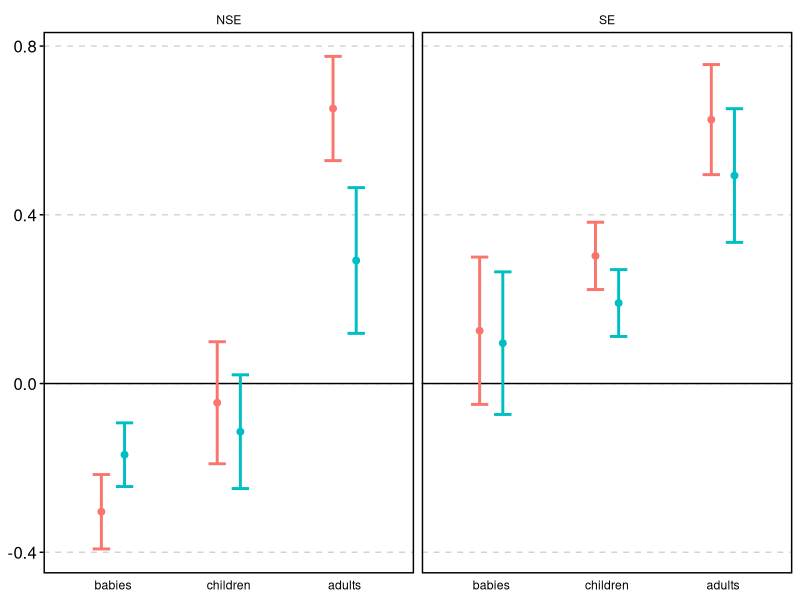
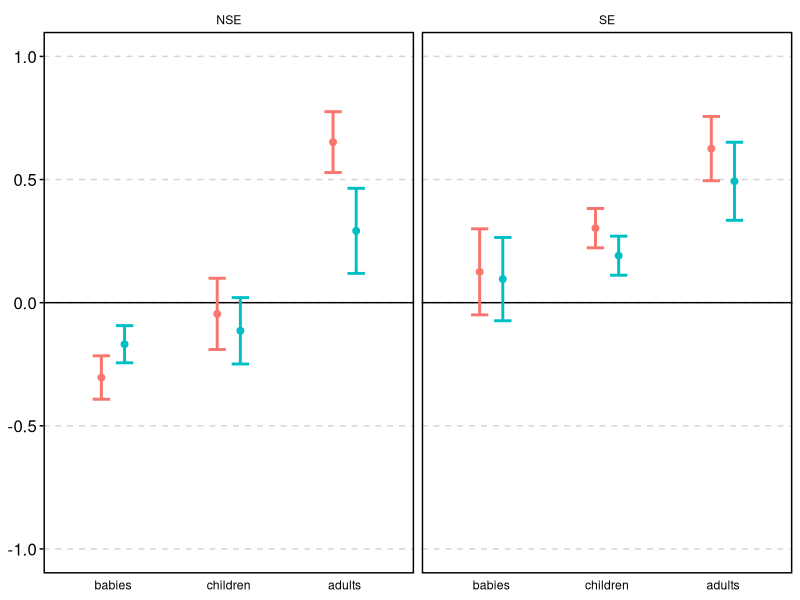
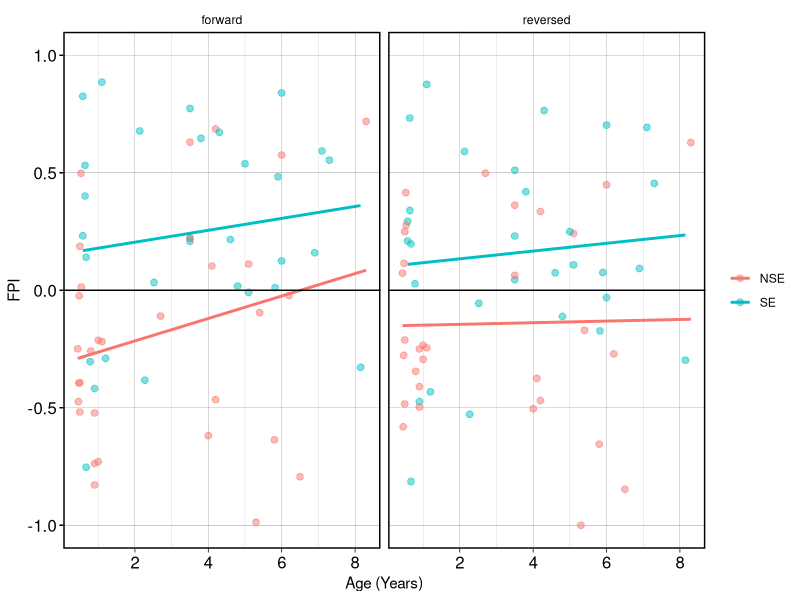
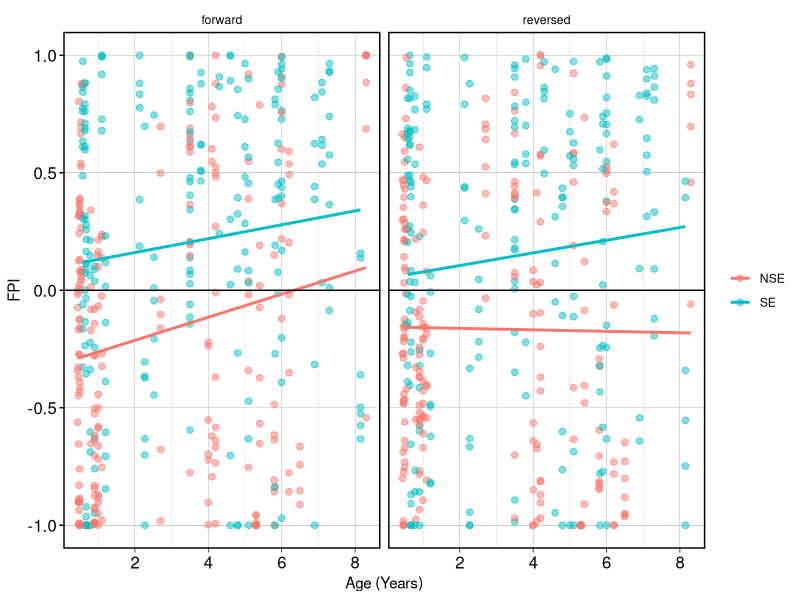

R code for these plots, in order: (Note: this script raises an error after producing the figures.)
## ---- chunk 1
library(tidyverse)

babies <- read_csv("fcr_chart_babies.csv")
children <- read_csv("fcr_chart_children.csv")

adults <- read_csv("fcr_chart_adults.csv") %>%
  rename(fcr_mean = mean,
         group = maingroup) %>%
  filter(group == 'Deaf Early' | group == 'Hearing Novice') %>%
  mutate(lang = if_else(group == 'Deaf Early', 'SE', 'NSE')) %>%
  mutate(group = 'adults')

df <- bind_rows(babies, children, adults) %>%
  mutate(group = fct_relevel(group, c('babies', 'children', 'adults')))
  
df %>%
  ggplot(aes(x = group, y = fcr_mean, color = direction)) +
  facet_wrap('lang') +
  geom_hline(yintercept = 0, size = 0.5) +
  geom_point(size = 2, position = position_dodge(width = 0.4)) +
  geom_errorbar(aes(ymin = fcr_mean - se, ymax = fcr_mean + se), 
                size = 1, 
                position = position_dodge(0.4), 
                width = 0.3) +
  theme_linedraw() +
  theme(
        panel.grid.minor.y = element_blank(),
        panel.grid.major.x = element_blank(),
        axis.title.y = element_blank(),
        axis.title.x = element_blank(),
        # axis.text.x = element_blank(),
        axis.ticks.x = element_blank(),
        panel.border = element_rect(size = 1),
        axis.ticks.y = element_line(size = 0.5),
        axis.text.y = element_text(size = 12),
        panel.grid.major.y = element_line(size = 0.5,
                                          color = "light gray",
                                          linetype = "dashed"),
        strip.background = element_blank(),
        strip.text = element_text(color = 'black')) +
  guides(color = FALSE, fill = FALSE)

df %>%
  ggplot(aes(x = group, y = fcr_mean, color = direction)) +
  facet_wrap('lang') +
  geom_hline(yintercept = 0, size = 0.5) +
  geom_point(size = 2, position = position_dodge(width = 0.4)) +
  geom_errorbar(aes(ymin = fcr_mean - se, ymax = fcr_mean + se), 
                size = 1, 
                position = position_dodge(0.4), 
                width = 0.3) +
  theme_linedraw() +
  theme(
        panel.grid.minor.y = element_blank(),
        panel.grid.major.x = element_blank(),
        axis.title.y = element_blank(),
        axis.title.x = element_blank(),
        # axis.text.x = element_blank(),
        axis.ticks.x = element_blank(),
        panel.border = element_rect(size = 1),
        axis.ticks.y = element_line(size = 0.5),
        axis.text.y = element_text(size = 12),
        panel.grid.major.y = element_line(size = 0.5,
                                          color = "light gray",
                                          linetype = "dashed"),
        strip.background = element_blank(),
        strip.text = element_text(color = 'black')) +
  guides(color = FALSE, fill = FALSE) +
  scale_y_continuous(limits = c(-1, 1))

## ---- chunk 2

# Import subject-level data 
babies_indiv <- read_csv("fcr_individual_values_babies.csv") %>%
  mutate(age = age/12)

children_indiv <- read_csv("fcr_individual_values_children.csv")

# adults_indiv <- read_csv("fcr_individual_values_adults.csv") %>%
#   rename(fcr = facechest,
#          group = maingroup,
#          name = participant) %>%
#   filter(group == 'Deaf Early' | group == 'Hearing Novice') %>%
#   mutate(lang = if_else(group == 'Deaf Early', 'SE', 'NSE')) %>%
#   mutate(group = 'adults')

# Combine datasets
everybody <- bind_rows(babies_indiv
                       , children_indiv
                       # , adults_indiv
                       )


everybody %>%
  ggplot(aes(x = age, y = fcr, color = lang)) +
  geom_point(alpha = 0.5, size = 2) +
  geom_smooth(method = 'lm', se = F) +
  scale_y_continuous(limits = c(-1, 1)) +
  geom_hline(yintercept = 0, size = 0.5) +
  labs(x = 'Age (Years)',
       y = 'FPI',
       color = NULL) +
  facet_wrap("direction") +
  theme_linedraw() +
    theme(
        panel.grid.minor.y = element_blank(),
        # panel.grid.major.x = element_blank(),
        # axis.title.y = element_blank(),
        # axis.title.x = element_blank(),
        # axis.text.x = element_blank(),
        # axis.ticks.x = element_blank(),
        panel.border = element_rect(size = 1),
        axis.ticks.y = element_line(size = 0.5),
        axis.text.y = element_text(size = 12),
        axis.text.x = element_text(size = 12),
        # panel.grid.major.y = element_line(size = 0.5,
        #                                   color = "light gray",
        #                                   linetype = "dashed"),
        strip.background = element_blank(),
        strip.text = element_text(color = 'black'))


# Regression
age_lm <- lm(data = everybody, fcr ~ age * direction * lang)
summary(age_lm)
confint(age_lm)

## ---- chunk 3

# Import trial-level data 
babies_trial <- read_csv("fcr_trial_level_values_babies.csv") %>%
  mutate(age = age/12)

children_trial <- read_csv("fcr_trial_level_values_children.csv")

# adults_indiv <- read_csv("fcr_individual_values_adults.csv") %>%
#   rename(fcr = facechest,
#          group = maingroup,
#          name = participant) %>%
#   filter(group == 'Deaf Early' | group == 'Hearing Novice') %>%
#   mutate(lang = if_else(group == 'Deaf Early', 'SE', 'NSE')) %>%
#   mutate(group = 'adults')

# Combine datasets
everybody <- bind_rows(babies_trial
                       , children_trial
                       # , adults_indiv
                       )


everybody %>%
  ggplot(aes(x = age, y = fcr, color = lang)) +
  geom_point(alpha = 0.5, size = 2) +
  geom_smooth(method = 'lm', se = F) +
  scale_y_continuous(limits = c(-1, 1)) +
  geom_hline(yintercept = 0, size = 0.5) +
  labs(x = 'Age (Years)',
       y = 'FPI',
       color = NULL) +
  facet_wrap("direction") +
  theme_linedraw() +
    theme(
        panel.grid.minor.y = element_blank(),
        # panel.grid.major.x = element_blank(),
        # axis.title.y = element_blank(),
        # axis.title.x = element_blank(),
        # axis.text.x = element_blank(),
        # axis.ticks.x = element_blank(),
        panel.border = element_rect(size = 1),
        axis.ticks.y = element_line(size = 0.5),
        axis.text.y = element_text(size = 12),
        axis.text.x = element_text(size = 12),
        # panel.grid.major.y = element_line(size = 0.5,
        #                                   color = "light gray",
        #                                   linetype = "dashed"),
        strip.background = element_blank(),
        strip.text = element_text(color = 'black'))


# Regression
fcr_lm <- lmer(fcr ~ age * lang * direction + (1|name) + (1|story), data = everybody)
summary(fcr_lm)
confint(fcr_lm)
